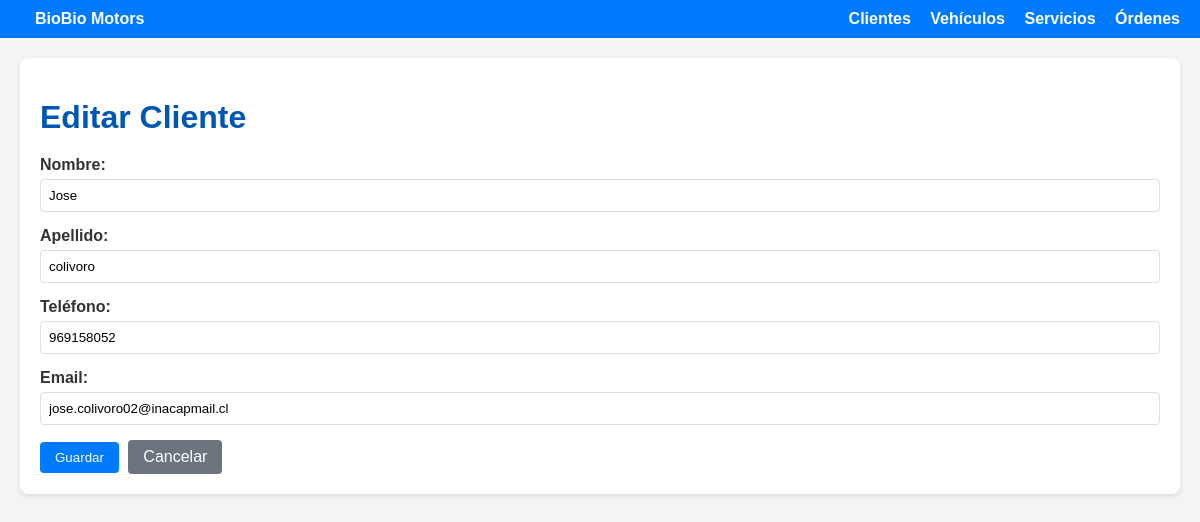
/gestion/clientes/1/edit/, run on an earlier commit of the app's database.
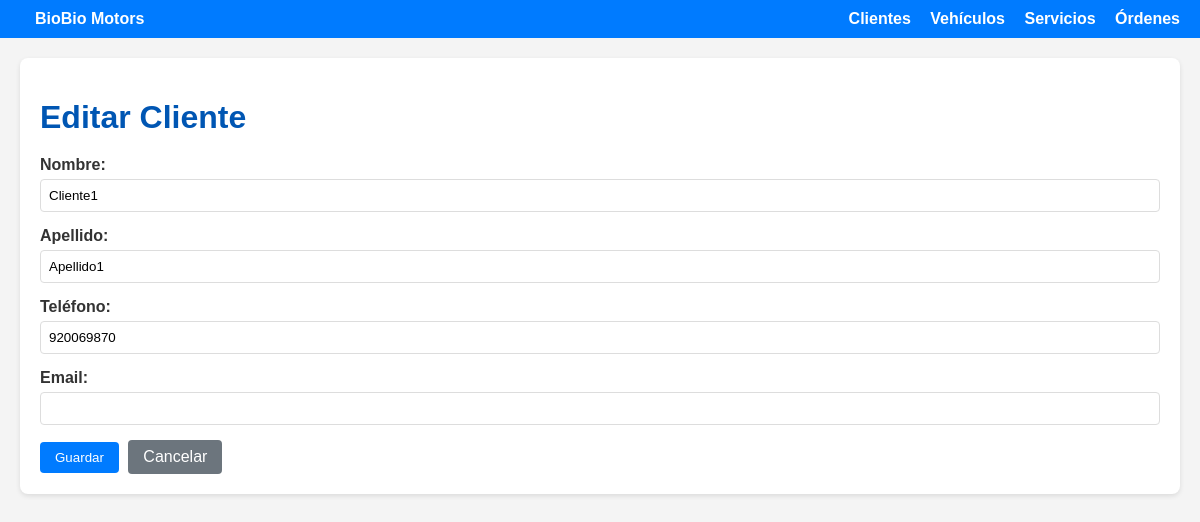
And on a later commit of the database.
### gestion/models.py (models this page shows, shortened)
class Cliente(models.Model):
    nombre = models.CharField(max_length=100, verbose_name="Nombre") # Nombre del cliente,verbose_name sirve para
    apellido = models.CharField(max_length=100, verbose_name="Apellido") # Apellido del cliente
    telefono = models.CharField(max_length=15, verbose_name="Teléfono") # Número de teléfono del cliente
    email = models.EmailField(blank=True, null=True, verbose_name="Email") # Email del cliente (opcional)
    class Meta:
        verbose_name = "Cliente"
        verbose_name_plural = "Clientes"
        ordering = ['apellido', 'nombre'] # Ordenar clientes por apellido y luego por nombre

### gestion/views.py (the view)
# urls.py: path('clientes/<int:pk>/edit/', views.cliente_update, name='cliente_update'), # Edita un cliente existente por su ID
def cliente_update(request, pk):
    cliente = get_object_or_404(Cliente, pk=pk) # Obtiene el cliente o devuelve un 404
    if request.method == 'POST':
        form = ClienteForm(request.POST, instance=cliente) # Vincula el formulario con los datos POST y la instancia existente
        if form.is_valid():
            form.save()
            return redirect('cliente_list') # Redirige a la lista de clientes después de actualizar
    else:
        form = ClienteForm(instance=cliente) # Crea un formulario pre-rellenado para GET
    return render(request, 'gestion/cliente_form.html', {'form': form, 'titulo': 'Editar Cliente'})

### gestion/forms.py
class ClienteForm(forms.ModelForm):
    class Meta:
        model = Cliente
        fields = ['nombre', 'apellido', 'telefono', 'email']
        widgets = {
            'nombre': forms.TextInput(attrs={'class': 'form-control'}),
            'apellido': forms.TextInput(attrs={'class': 'form-control'}),
            'telefono': forms.TextInput(attrs={'class': 'form-control'}),
            'email': forms.EmailInput(attrs={'class': 'form-control'}),
        }

### gestion/templates/gestion/cliente_form.html (shortened to what this page needs)
{% extends 'gestion/base.html' %}
{% block content %}
    <h1>{{ titulo }}</h1>
    <form method="post">
        {% for field in form %}
            <div class="form-group">
                {{ field.label_tag }}
                {{ field }}
            </div>
        {% endfor %}
        <button type="submit" class="btn">Guardar</button>
        <a href="{% url 'cliente_list' %}" class="btn btn-secondary">Cancelar</a>
    </form>
{% endblock %}

What changed in the data, as far as the page shows it:
changed Cliente: nombre "Jose" → "Cliente1"; apellido "colivoro" → "Apellido1"; telefono "969158052" → "920069870"; email "jose.colivoro02@inacapmail.cl" → (not shown)
